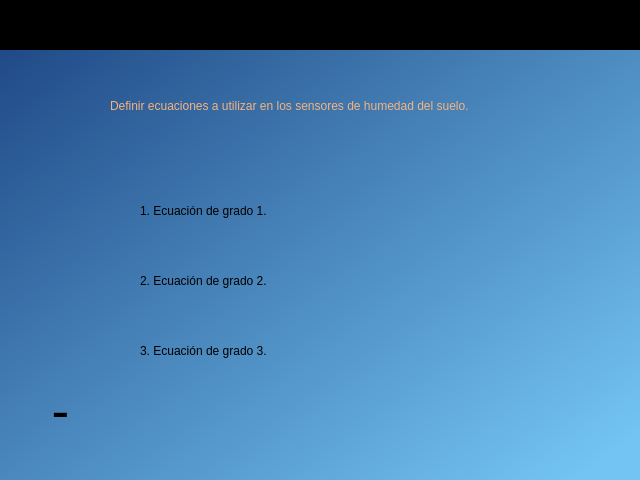
<?xml version="1.0" encoding="UTF-8"?>
<ui version="4.0">
 <class>widget_inicio</class>
 <widget class="QWidget" name="widget_inicio">
  <property name="geometry">
   <rect>
    <x>0</x>
    <y>0</y>
    <width>640</width>
    <height>480</height>
   </rect>
  </property>
  <property name="windowTitle">
   <string>Form</string>
  </property>
  <property name="styleSheet">
   <string notr="true"/>
  </property>
  <widget class="QWidget" name="widget_fecha" native="true">
   <property name="geometry">
    <rect>
     <x>0</x>
     <y>0</y>
     <width>641</width>
     <height>51</height>
    </rect>
   </property>
   <property name="styleSheet">
    <string notr="true">QWidget#widget_fecha{
background-color:rgb(0, 0, 0)}</string>
   </property>
   <widget class="QLabel" name="lbl_hora">
    <property name="geometry">
     <rect>
      <x>20</x>
      <y>10</y>
      <width>151</width>
      <height>21</height>
     </rect>
    </property>
    <property name="styleSheet">
     <string notr="true">font: 57 16pt &quot;Ubuntu&quot;;
color:rgb(238, 238, 236);</string>
    </property>
    <property name="text">
     <string/>
    </property>
   </widget>
   <widget class="QLabel" name="lbl_fecha">
    <property name="geometry">
     <rect>
      <x>460</x>
      <y>10</y>
      <width>161</width>
      <height>21</height>
     </rect>
    </property>
    <property name="styleSheet">
     <string notr="true">font: 57 16pt &quot;Ubuntu&quot;;
color:rgb(238, 238, 236);</string>
    </property>
    <property name="text">
     <string/>
    </property>
   </widget>
  </widget>
  <widget class="QWidget" name="widget_datos" native="true">
   <property name="geometry">
    <rect>
     <x>0</x>
     <y>50</y>
     <width>641</width>
     <height>431</height>
    </rect>
   </property>
   <property name="styleSheet">
    <string notr="true">QWidget#widget_datos{
background-color:qlineargradient(spread:pad, x1:0, y1:0, x2:0.985075, y2:0.903, stop:0 rgba(32, 74, 135, 255), stop:1 rgba(115, 196, 242, 255))
}</string>
   </property>
   <widget class="QLabel" name="label_9">
    <property name="geometry">
     <rect>
      <x>10</x>
      <y>10</y>
      <width>91</width>
      <height>101</height>
     </rect>
    </property>
    <property name="text">
     <string/>
    </property>
    <property name="pixmap">
     <pixmap>../images/logo.png</pixmap>
    </property>
    <property name="scaledContents">
     <bool>true</bool>
    </property>
   </widget>
   <widget class="QLabel" name="label">
    <property name="geometry">
     <rect>
      <x>30</x>
      <y>340</y>
      <width>71</width>
      <height>51</height>
     </rect>
    </property>
    <property name="text">
     <string/>
    </property>
    <property name="pixmap">
     <pixmap>../images/flecha_Atras.png</pixmap>
    </property>
    <property name="scaledContents">
     <bool>true</bool>
    </property>
   </widget>
   <widget class="QLabel" name="label_2">
    <property name="geometry">
     <rect>
      <x>40</x>
      <y>340</y>
      <width>41</width>
      <height>41</height>
     </rect>
    </property>
    <property name="font">
     <font>
      <pointsize>40</pointsize>
     </font>
    </property>
    <property name="text">
     <string>-</string>
    </property>
    <property name="alignment">
     <set>Qt::AlignCenter</set>
    </property>
   </widget>
   <widget class="QLabel" name="lbl_num_est_2">
    <property name="geometry">
     <rect>
      <x>110</x>
      <y>10</y>
      <width>491</width>
      <height>91</height>
     </rect>
    </property>
    <property name="styleSheet">
     <string notr="true">font: 22pt &quot;Ubuntu&quot;;
font: 57 italic 30pt &quot;Ubuntu&quot;;
color:rgb(244, 179, 126)</string>
    </property>
    <property name="text">
     <string>Definir ecuaciones a utilizar en los sensores de humedad del suelo.</string>
    </property>
    <property name="wordWrap">
     <bool>true</bool>
    </property>
   </widget>
   <widget class="QLabel" name="lbl_riego_est1">
    <property name="geometry">
     <rect>
      <x>140</x>
      <y>120</y>
      <width>471</width>
      <height>81</height>
     </rect>
    </property>
    <property name="styleSheet">
     <string notr="true">font: 22pt &quot;Ubuntu&quot;;</string>
    </property>
    <property name="text">
     <string>1. Ecuación de grado 1.</string>
    </property>
    <property name="wordWrap">
     <bool>true</bool>
    </property>
   </widget>
   <widget class="QLabel" name="lbl_riego_est1_2">
    <property name="geometry">
     <rect>
      <x>140</x>
      <y>190</y>
      <width>471</width>
      <height>81</height>
     </rect>
    </property>
    <property name="styleSheet">
     <string notr="true">font: 22pt &quot;Ubuntu&quot;;</string>
    </property>
    <property name="text">
     <string>2. Ecuación de grado 2.</string>
    </property>
    <property name="wordWrap">
     <bool>true</bool>
    </property>
   </widget>
   <widget class="QLabel" name="lbl_riego_est1_3">
    <property name="geometry">
     <rect>
      <x>140</x>
      <y>260</y>
      <width>471</width>
      <height>81</height>
     </rect>
    </property>
    <property name="styleSheet">
     <string notr="true">font: 22pt &quot;Ubuntu&quot;;</string>
    </property>
    <property name="text">
     <string>3. Ecuación de grado 3.</string>
    </property>
    <property name="wordWrap">
     <bool>true</bool>
    </property>
   </widget>
  </widget>
 </widget>
 <resources/>
 <connections/>
</ui>
